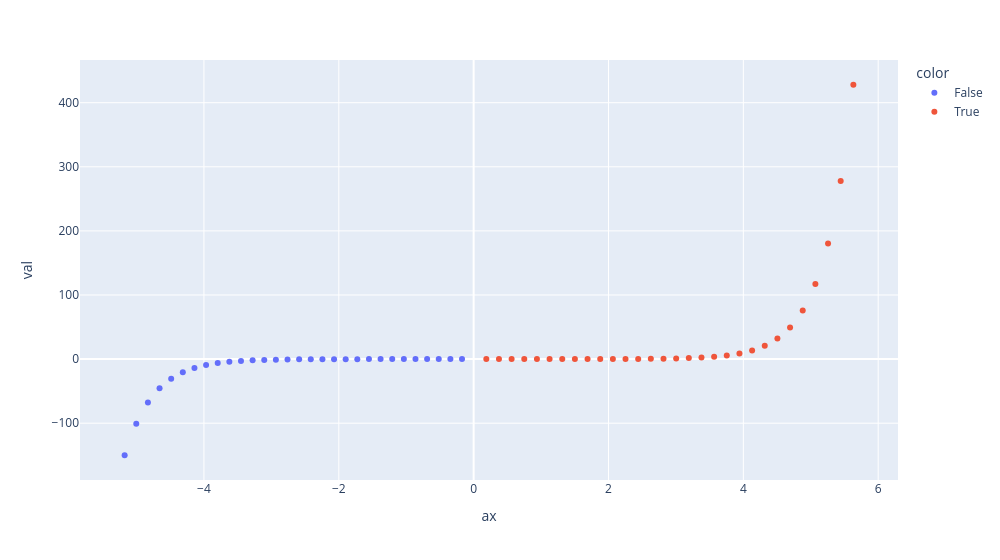

Here is the notebook cell this chart was saved with:
### Code cell
px.scatter(y=val, x=ax, color = lbl, labels = {"x":"ax", "y":"val"}, width=1000)

### Figure 1 — Plotly figure (JSON) as saved in the notebook; plotly's stock layout.template omitted (floating-point values rounded to 4 significant figures)
{"data": [{"hovertemplate": "color=False<br>ax=%{x}<br>val=%{y}<extra></extra>", "legendgroup": "False", "marker": {"color": "#636efa", "symbol": "circle"}, "mode": "markers", "name": "False", "orientation": "v", "showlegend": true, "type": "scatter", "x": [-5.176, -5.004, -4.831, -4.658, -4.486, -4.313, -4.141, -3.968, -3.796, -3.623, -3.451, -3.278, -3.106, -2.933, -2.761, -2.588, -2.416, -2.243, -2.07, -1.898, -1.725, -1.553, -1.38, -1.208, -1.035, -0.8627, -0.6901, -0.5176, -0.3451, -0.1725], "xaxis": "x", "y": [-150.0, -100.8, -67.77, -45.55, -30.62, -20.58, -13.83, -9.297, -6.249, -4.2, -2.823, -1.898, -1.275, -0.8573, -0.5762, -0.3873, -0.2603, -0.175, -0.1176, -0.07905, -0.05313, -0.03571, -0.024, -0.01613, -0.01084, -0.007289, -0.004899, -0.003293, -0.002213, -0.001488], "yaxis": "y"}, {"hovertemplate": "color=True<br>ax=%{x}<br>val=%{y}<extra></extra>", "legendgroup": "True", "marker": {"color": "#EF553B", "symbol": "circle"}, "mode": "markers", "name": "True", "orientation": "v", "showlegend": true, "type": "scatter", "x": [0.1877, 0.3754, 0.5631, 0.7509, 0.9386, 1.126, 1.314, 1.502, 1.689, 1.877, 2.065, 2.253, 2.44, 2.628, 2.816, 3.003, 3.191, 3.379, 3.567, 3.754, 3.942, 4.13, 4.317, 4.505, 4.693, 4.881, 5.068, 5.256, 5.444, 5.631], "xaxis": "x", "y": [0.001541, 0.002374, 0.003657, 0.005635, 0.008681, 0.01337, 0.02061, 0.03175, 0.04891, 0.07536, 0.1161, 0.1789, 0.2756, 0.4246, 0.6542, 1.008, 1.553, 2.393, 3.686, 5.679, 8.75, 13.48, 20.77, 32.0, 49.3, 75.96, 117.0, 180.3, 277.8, 428.0], "yaxis": "y"}], "layout": {"legend": {"title": {"text": "color"}, "tracegroupgap": 0}, "margin": {"t": 60}, "width": 1000, "xaxis": {"anchor": "y", "domain": [0, 1], "title": {"text": "ax"}}, "yaxis": {"anchor": "x", "domain": [0, 1], "title": {"text": "val"}}}}
